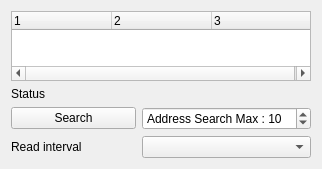
<?xml version="1.0" encoding="UTF-8"?>
<ui version="4.0">
 <class>mbus</class>
 <widget class="QWidget" name="mbus">
  <property name="geometry">
   <rect>
    <x>0</x>
    <y>0</y>
    <width>322</width>
    <height>154</height>
   </rect>
  </property>
  <property name="windowTitle">
   <string>Form</string>
  </property>
  <layout class="QGridLayout" name="gridLayout">
   <item row="0" column="0" colspan="2">
    <widget class="QTreeWidget" name="treeWidget">
     <property name="contextMenuPolicy">
      <enum>Qt::CustomContextMenu</enum>
     </property>
     <property name="indentation">
      <number>20</number>
     </property>
     <property name="columnCount">
      <number>3</number>
     </property>
     <attribute name="headerMinimumSectionSize">
      <number>27</number>
     </attribute>
     <column>
      <property name="text">
       <string notr="true">1</string>
      </property>
     </column>
     <column>
      <property name="text">
       <string notr="true">2</string>
      </property>
     </column>
     <column>
      <property name="text">
       <string notr="true">3</string>
      </property>
     </column>
    </widget>
   </item>
   <item row="1" column="0" colspan="2">
    <widget class="QLabel" name="labelStatus">
     <property name="text">
      <string>Status</string>
     </property>
    </widget>
   </item>
   <item row="2" column="0">
    <widget class="QPushButton" name="pushButtonSearch">
     <property name="text">
      <string>Search</string>
     </property>
    </widget>
   </item>
   <item row="2" column="1">
    <widget class="QSpinBox" name="spinBoxSearchMax">
     <property name="suffix">
      <string/>
     </property>
     <property name="prefix">
      <string>Address Search Max : </string>
     </property>
     <property name="minimum">
      <number>1</number>
     </property>
     <property name="maximum">
      <number>255</number>
     </property>
     <property name="value">
      <number>10</number>
     </property>
    </widget>
   </item>
   <item row="3" column="0">
    <widget class="QLabel" name="labelStatus_2">
     <property name="text">
      <string>Read interval</string>
     </property>
    </widget>
   </item>
   <item row="3" column="1">
    <widget class="QComboBox" name="ReadInterval"/>
   </item>
  </layout>
 </widget>
 <resources/>
 <connections/>
</ui>
